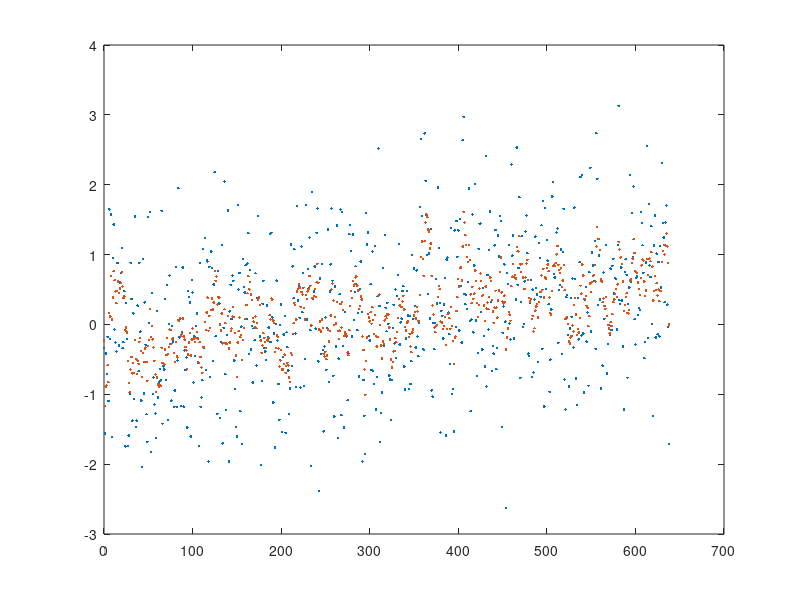

Recreate this plot in MATLAB.
clc
clear
close all

%Read data from file
Data = dlmread("1D-data.txt");

%Initialization
t = 1; %Time
noise_measure = 1; %Measurement noise
noise_dynamic = 0.001; %Dynamic nosie

ST = [1 t ; 0 1]; %State transition matrix
M = [1 0; 0 0]; %Observation matrix
X_tPrev = [0 ; 0]; %State matrix
R = [noise_measure 0.1; 0.1 0.1 ]; %Co-Variance of Measurement noise
Q = [0 0 ; 0 noise_dynamic]; %Co-variance of Dynamic noise
k_t = [0 0; 0 0]; %Kalman gain
I = [1 0; 0 1]; %Identity matrix
S_tPrev = I; %State Co-variance
predicted_Data = zeros(1, length(Data)); %Output
yt = [Data' ; zeros(1, length(Data)) ];




 while(t < length(Data) )
    

     X_tNext = ST * X_tPrev;
     
     S_tNext = (ST * S_tPrev * ST') + Q ; 
    
     k_t = (S_tNext * M') / ( M * S_tNext * M' + R ); 
     
     X_pred = X_tNext + (k_t * (yt(:,t) - (M * X_tNext) ));
     
     S_pred = (I - (k_t * M) ) * S_tNext ; 
     
     predicted_Data(t) = X_pred(1,1); %Store for plotting
     
     X_tPrev = X_pred;
     S_tPrev = S_pred;
     
     t = t + 1 ; 
     
 end %end of while
 
 x = 0:length(Data)-1;


figure(1)
plot(x,Data,".") ;
hold on
plot(x, predicted_Data, ".");

 
 



